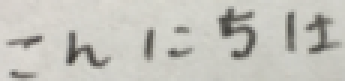
#> input picture hi.png, 115 x 27 px (shown 3 times larger)
$ jupyter execute --allow-errors h4.ipynb   (older library calls are emulated)
#> lines starting #> are read from the running program, lines starting #| are printed output that depends on the picture; after the words box and inside, x2 and y2 are one past the last pixel; in counts of white or black regions, pixels touching at a corner belong together
# H4: Hiragana Text Recognition
Please consult the README.md for usage

# DOWNLOAD THE KMNIST DATA BEFORE RUNNING THIS NOTEBOOK
https://github.com/rois-codh/kmnist/

# Preprocessing: Hiragana to Unicode Mapping

[cell 1]
# create mappings from num to unicode, and syllable to unicode
map_unicode = {
    0:  u"\u3042", 1:  u"\u3044", 2:  u"\u3046", 3:  u"\u3048", 4:  u"\u304A",
    5:  u"\u304B", 6:  u"\u304D", 7:  u"\u304F", 8:  u"\u3051", 9:  u"\u3053",
    10: u"\u3055", 11: u"\u3057", 12: u"\u3059", 13: u"\u305B", 14: u"\u305D",
    15: u"\u305F", 16: u"\u3061", 17: u"\u3064", 18: u"\u3066", 19: u"\u3068",
    20: u"\u306A", 21: u"\u306B", 22: u"\u306C", 23: u"\u306D", 24: u"\u306E",
    25: u"\u306F", 26: u"\u3072", 27: u"\u3075", 28: u"\u3078", 29: u"\u307B",
    30: u"\u307E", 31: u"\u307F", 32: u"\u3080", 33: u"\u3081", 34: u"\u3082",
    35: u"\u3084", 36: u"\u3086", 37: u"\u3088", 38: u"\u3089", 39: u"\u308A",
    40: u"\u308B", 41: u"\u308C", 42: u"\u308D", 43: u"\u308F", 44: u"\u3090",
    45: u"\u3091", 46: u"\u3092", 47: u"\u3093", 48: u"\u309D"}

# print([map_unicode[i] for i in range(49)])

# list of all the basic sounds
chars = ["a", "i", "u", "e", "o",
         "ka", "ki", "ku", "ke", "ko",
         "sa", "shi", "su", "se", "so",
         "ta", "chi", "tsu", "te", "to",
         "na", "ni", "nu", "ne", "no",
         "ha", "hi", "fu", "he", "ho",
         "ma", "mi", "mu", "me", "mo",
         "ya", "yu", "yo",
         "ra", "ri", "ru", "re", "ro",
         "wa", "wi", "wu", "wo",
         "n"]

# a very long string of all the accents, split on space (\u3000)
st = "\u3060\u3000\u3062\u3000\u3065\u3000\u3067\u3000\u3069\u3000\u3070\u3000\u3073\u3000\u3076\u3000\u3079\u3000\u307c\u3000\u3071\u3000\u3074\u3000\u3077\u3000\u307a\u3000\u307d\u3000\u3056\u3000\u3058\u3000\u305a\u3000\u305c\u3000\u305e\u3000\u304c\u3000\u304e\u3000\u3050\u3000\u3052\u3000\u3054"
acc_list = st.split("\u3000")

# a list of all of the accent sounds
acc = ["da", "di", "du", "de", "do",
       "pa", "pi", "pu", "pe", "po",
       "ba", "bi", "bu", "be", "bo",
       "za", "ji", "zu", "ze", "zo",
       "ga", "gi", "gu", "ge", "go"]


map_num_char = dict()
map_unicode_char = dict()
map_acc = dict(zip(acc,acc_list))
map_char_num = dict()

# create mappings from phonetic to unicode, as well as from number to sound and vice versa (will help later)
for i in range(len(chars)):
    map_unicode_char[chars[i]] = map_unicode[i]
    map_num_char[i] = chars[i]
    map_char_num[chars[i]] = i


# create a full mapping of all the possible hiragana
map_unicode_char.update(map_acc)

# print(map_unicode_char)

## Preprocessing: Image Segmentation and Contrast Enhancement

[cell 2]
import numpy as np
import cv2
import matplotlib.pyplot as plt
import math
from scipy.stats import mode

# Load the image
img = cv2.imread('hi.png')
#> img is the input picture: shape (27, 115, 3); mean B, G, R 187.7, 194.8, 196
img = np.append(img,[img[0]],axis = 0)
#> img: shape (28, 115, 3)

# convert to grayscale
gray = cv2.cvtColor(img,cv2.COLOR_BGR2GRAY)

# smooth the image to avoid noises
gray = cv2.medianBlur(gray,5)

# Apply adaptive threshold
thresh = cv2.adaptiveThreshold(gray,255,1,1,61,2)
#> thresh: shape (28, 115); 17.9% white; 11 white regions (2 under 20 px), largest, box (x1, y1, x2, y2) and area: (73, 3, 86, 20) 141, (102, 4, 114, 19) 99, (22, 11, 37, 23) 93
thresh_color = cv2.cvtColor(thresh,cv2.COLOR_GRAY2BGR)

# manual cleanup
# [18 lines left out: function cleanup, not called in this run]

# thresh = cleanup(thresh)

# apply erosions and dilations to "blob" the characters
thresh = cv2.dilate(thresh,None, iterations = 4, anchor = (0, 1))
#> thresh: shape (28, 115); 72.2% white; 4 black regions (1 under 20 px), largest, box (x1, y1, x2, y2) and area: (0, 0, 81, 28) 779, (92, 21, 104, 28) 77, (88, 0, 92, 20) 34
thresh = cv2.erode(thresh,None, iterations = 5)
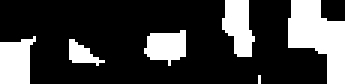
#> thresh: shape (28, 115) (shown 3 times larger); 24.5% white; 6 white regions (1 under 20 px)

# generate images of the transformation results
fig = plt.figure(figsize=(10,10))
fig.add_subplot(5,1,1)
plt.imshow(img, cmap = "gray")
fig.add_subplot(5,1,2)
plt.imshow(thresh)

# Find the contours
im, contours, hierarchy = cv2.findContours(thresh,cv2.RETR_LIST,cv2.CHAIN_APPROX_SIMPLE)
#> contours = 6 contours, 1 with area under 20; largest, box (x1, y1, x2, y2) and area: (96, 0, 115, 28) 280, (0, 12, 12, 28) 122, (74, 0, 85, 19) 119, (48, 10, 62, 22) 98, (23, 13, 35, 22) 38
bounds = []

# For each contour, find the bounding rectangle and draw it
for cnt in contours:
    x,y,w,h = cv2.boundingRect(cnt)

    # not noise
    if w > 3:
        bounds.append((x,x+w))
        cv2.rectangle(img,(x,y),(x+w,y+h),(0,255,0),2)
        cv2.rectangle(thresh_color,(x,y),(x+w,y+h),(0,255,0),2)
#> this loop made 6 passes
#> (x, y, w, h) on passes 2 to 6: (23, 13, 12, 9), (0, 12, 12, 16), (48, 10, 14, 12), (96, 0, 19, 28), (74, 0, 11, 19)
#> (cnt, x, y, w, h) on pass 1: ([[86, 25], [86, 27]], 86, 25, 1, 3)
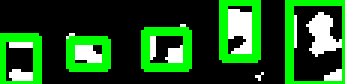
#> thresh_color: shape (28, 115, 3) (shown 3 times larger); mean B, G, R 28.4, 85.2, 28.4
#> after the loop, bounds = [(23, 35), (0, 12), (48, 62), (96, 115), (74, 85)]

# sort the bounds by the lower coordinate
bounds = sorted(bounds)
#> bounds = [(0, 12), (23, 35), (48, 62), (74, 85), (96, 115)]

# display the transformation results
fig.add_subplot(5,1,3)
plt.imshow(img)
#> figure, not shown here; B, G, R data is drawn as R, G, B

# Preprocessing: Using Segmentation to Create Model-Applicable Test Images

[cell 3]
# data cleanup

# get_bounds(b) uses the segmentation bounds b to generate 28 pixel boundaries for image width
def get_bounds(b):
    lo, hi = b[0], b[1]
    if hi > 100:
        width = hi - lo
        pad = (28 - width)
        lo -= pad

    if lo != 0 and hi < 100:
        width = hi - lo
        pad = (28 - width)//2
        lo -= pad
        hi += pad
        if hi - lo == 27:
            hi += 1
    elif lo == 0:
        hi += (28 - hi)

    return lo,hi

# set_pix(im) uses custom thresholding to define the grayscale values in
# range [0.0, 1.0] for the image im
def set_pix(im):
    for i in range(len(im)):
        for j in range(len(im[0])):
            val = 1-im[i][j]/255
            if val <= .3:
                im[i][j] = 0.0
            else:
                im[i][j] = val
    return im

# format_char(lo, hi) takes in the bounds for width and height from the segmentation and returns a
# formatted character that can be directly passed into the trained model
def format_char(lo, hi):
    char = img[:,lo:hi,:]

    if lo == 0:
        char[:,22:,:] = char[:,16:22,:]

    char = cv2.cvtColor(char,cv2.COLOR_BGR2GRAY)
    char = np.array(char, dtype=object)
    char = set_pix(char)

    char = char.reshape(1,28,28,1)
    char = np.array(char, dtype="float32")

    pic = char[0,:,:,0]

    return char, pic

##### get letters from image ##########

## ko
img = cv2.imread('hi.png')
img = np.append(img,[img[0]],axis = 0)
k0, k1 = get_bounds(bounds[0])
#> k0 = 0; k1 = 28
ko, im_ko = format_char(k0,k1)
#> the loop in set_pix, `for i in range(len(im)):` made 28 passes

## n
img = cv2.imread('hi.png')
img = np.append(img,[img[0]],axis = 0)
n0, n1 = get_bounds(bounds[1])
#> n0 = 15; n1 = 43
n, im_n = format_char(n0,n1)
#> the loop in set_pix (call 2), `for i in range(len(im)):` made 28 passes

## ni
ni0, ni1 = get_bounds(bounds[2])
#> ni0 = 41; ni1 = 69
ni, im_ni = format_char(ni0+2, ni1+2)

## chi
chi0, chi1 = get_bounds(bounds[3])
#> chi0 = 66; chi1 = 94
chi, im_chi = format_char(chi0, chi1)
#> call 4 of format_char, with lo = 66, hi = 94
#> in format_char (call 4), `pic = char[0,:,:,0]`:
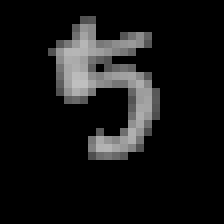
#> pic: shape (28, 28) float32 (shown 8 times larger); min 0, max 0.749, mean 0.084

## wa
wa0, wa1 = get_bounds(bounds[4])
#> wa0 = 87; wa1 = 115
wa, im_wa = format_char(wa0, wa1)

# automate the code to grab 28x28 images from the test image (hi) and condense it (deprecated)
# [12 lines left out: function get_chars, not called in this run]

# konnichiwa, images = get_chars()


def fix(im):
    for i in range(len(im)):
        for j in range(len(im[0])):
            val = im[i][j]
            if val <= .2:
                im[i][j] = 0.0
            else:
                im[i][j] = im[i][j]+.2
    return im


# scale images to stretch over full 28 x 28 pixel grid
# erode if necessary

im_ko = cv2.resize(im_ko, (50, 50))[50-28:,:28]
# im_ko = cv2.erode(im_ko,None, iterations = 1)
ko[0,:,:,0] = im_ko

im_ni = cv2.resize(im_ni, (50, 50))[10:10+28,11:11+28]
im_ni = fix(cv2.erode(im_ni,None, iterations = 1))
#> the loop in fix, `for i in range(len(im)):` made 28 passes
ni[0,:,:,0] = im_ni


im_chi = cv2.resize(im_chi, (28, 58))[10:10+28]
# [5 lines of commented-out code are left out]

im_chi = cv2.erode(im_chi,None, iterations = 1)
im_chi = fix(im_chi)
#> the loop in fix (call 2), `for i in range(len(im)):` made 28 passes
#> after the loop in fix (call 2), `for i in range(len(im)):`:
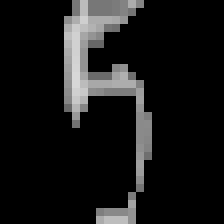
#> im: shape (28, 28) float32 (shown 8 times larger); min 0, max 0.85, mean 0.0915
im_chi = cv2.dilate(im_chi,None, iterations = 1)
im_chi = cv2.erode(im_chi,None, iterations = 1)

chi[0,:,:,0] = im_chi


im_wa = cv2.resize(im_wa, (50, 50))[5:5+28,14:14+28]
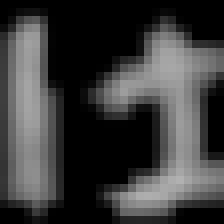
#> im_wa: shape (28, 28) float32 (shown 8 times larger); min 0, max 0.697, mean 0.236
# im_wa = cv2.erode(im_wa,None, iterations = 1)

wa[0,:,:,0] = im_wa

# Neural Network Model: CNN for Hiragana Classification using KMNIST-49

[cell 4]
import keras
from keras.models import Sequential
from keras.layers import Dense, Dropout, Flatten
from keras.layers import Conv2D, MaxPooling2D
from keras import backend as K
import numpy as np

batch_size = 128
num_classes = 49
epochs = 1

# input image dimensions
img_rows, img_cols = 28, 28

def load(f):
    return np.load(f)['arr_0']

# load the data from the K-49 training and test datasets
#> (the rest of this cell did not finish here and is left out)

x_test = load('kmnist/k49-test-imgs.npz')
y_train = load('kmnist/k49-train-labels.npz')
y_test = load('kmnist/k49-test-labels.npz')

if K.image_data_format() == 'channels_first':
    x_train = x_train.reshape(x_train.shape[0], 1, img_rows, img_cols)
    x_test = x_test.reshape(x_test.shape[0], 1, img_rows, img_cols)
    input_shape = (1, img_rows, img_cols)
else:
    x_train = x_train.reshape(x_train.shape[0], img_rows, img_cols, 1)
    x_test = x_test.reshape(x_test.shape[0], img_rows, img_cols, 1)
    input_shape = (img_rows, img_cols, 1)


# scale the data
x_train = x_train.astype('float32')
x_test = x_test.astype('float32')
x_train /= 255
x_test /= 255
print('{} train samples, {} test samples'.format(len(x_train), len(x_test)))

# convert class vectors to binary class matrices
y_train = keras.utils.to_categorical(y_train, num_classes)
y_test = keras.utils.to_categorical(y_test, num_classes)

# model type is sequential
model = Sequential()

# 2D convolutional layer to process 2D input images
# 32 output channels, 3x3 moving window, activation function is a rectified linear unit

# size of input to the layer, determined above
model.add(Conv2D(32, kernel_size=(3, 3),
                 activation='relu',
                 input_shape=input_shape))
# another convolutional layer with 64 ouput channels this time

model.add(Conv2D(64, (3, 3), activation='relu'))

# add 2D max pooling layer with size of pooling in the x and y directions
model.add(MaxPooling2D(pool_size=(2, 2)))
model.add(Dropout(0.25))

# flatten the output to enter our fully connected layers
model.add(Flatten())

#declare our fully connected layers with 128 nodes
model.add(Dense(128, activation='relu'))
model.add(Dropout(0.5))

# soft-max classification/ output layer
model.add(Dense(num_classes, activation='softmax'))


# loss function is the standard cross entropy for categorical class classification
# optimizer is Adadelta optimizer
# accuracy is the metric that will be calculated when we run evaluate on the model
model.compile(loss=keras.losses.categorical_crossentropy,
              optimizer=keras.optimizers.Adadelta(),
              metrics=['accuracy'])

# pass in training data, batch size, number of epochs
# verbose set to 1 so information will be printed in console about training progress
# pass in test set
model.fit(x_train, y_train,
          batch_size=batch_size,
          epochs=epochs,
          verbose=1,
          validation_data=(x_test, y_test))

# Analysis: Visualize Model Predictions using KMNIST Test Data

#> (a cell that did not finish here is left out)

#> (a cell that did not finish here is left out)

[cell 7]
# -*- coding: utf-8 -*-

# view first 24 images and visually compare accuracy
fig = plt.figure(figsize=(15,15))
#> (the rest of this cell did not finish here and is left out)

# Analysis: Visualize Model Predictions using Custom Test Data

[cell 8]
##### Predictions ##########

# predict_char(char, name) takes the pre processed image [char], plus the string pronunciation [name]
# and applies the trained neural network [model] to display the three most likely hiragana classifications
def predict_char(char, name):
    pred = model.predict(char)

    sort = pred.argsort()[0]
    res = sort[-1]
    snd = sort[-2]
    thr = sort[-3]

    m1 = map_unicode[res]
    m2 = map_unicode[snd]
    m3 = map_unicode[thr]

    p = m1

    if map_unicode_char[name] == m2:
        p = m2
    elif map_unicode_char[name] == m3:
        p = m3

    print("top 3 character numbers: ", res, ", ", snd, ", ", thr)
    print("top 3 results for ",name, ": ", m1, ", ", m2, ", ", m3 )
    print("")

    return p

#> (the rest of this cell did not finish here and is left out)

n_pred = predict_char(n, "n")
ni_pred = predict_char(ni, "ni")
chi_pred = predict_char(chi, "chi")
wa_pred = predict_char(wa, "wa")

##### Display ##########

fig = plt.figure(figsize=(10,10))
fig.add_subplot(1,5,1)
plt.imshow(im_ko, cmap = "gray")
plt.title("ko")
fig.add_subplot(1,5,2)
plt.imshow(im_n, cmap = "gray")
plt.title("n")
fig.add_subplot(1,5,3)
plt.imshow(im_ni, cmap = "gray")
plt.title("ni")
fig.add_subplot(1,5,4)
plt.imshow(im_chi, cmap = "gray")
plt.title("chi")
fig.add_subplot(1,5,5)
plt.imshow(im_wa, cmap = "gray")
plt.title("wa");

# Evaluation: Accuracy Score and Balanced Accuracy

[cell 9]
from sklearn.metrics import balanced_accuracy_score

# Keras evaluate model
#> (the rest of this cell did not finish here and is left out)

# Evaluation: Confusion Matrix

[cell 10]
from sklearn.metrics import confusion_matrix
from pandas import DataFrame

# Generate Confusion Matrix
#> (the rest of this cell did not finish here and is left out)

#> (a cell that did not finish here is left out)

# Further Application: Classification of Accented Characters

[cell 12]
# Load the image
img = cv2.imread('thanks.png')
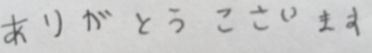
#> input picture thanks.png, 372 x 53 px
#> img is the input picture: shape (53, 372, 3); mean B, G, R 201.4, 201.7, 201.7
img = np.append(img,[img[0]],axis = 0)
#> img: shape (54, 372, 3)
img = img[:,:200]
#> img: shape (54, 200, 3)

# convert to grayscale
gray = cv2.cvtColor(img,cv2.COLOR_BGR2GRAY)
#> gray: shape (54, 200)

# smooth the image to avoid noises
gray = cv2.medianBlur(gray,5)

# Apply adaptive threshold
thresh = cv2.adaptiveThreshold(gray,255,1,1,61,2)
#> thresh: shape (54, 200); 18.2% white; 15 white regions (4 under 20 px), largest, box (x1, y1, x2, y2) and area: (0, 14, 28, 45) 425, (146, 43, 200, 53) 336, (83, 9, 112, 32) 316
thresh_color = cv2.cvtColor(thresh,cv2.COLOR_GRAY2BGR)


# apply erosions and dilations to "blob" the characters
thresh = cv2.dilate(thresh,None, iterations = 4, anchor = (0, 1))
#> thresh: shape (54, 200); 54.8% white; 1 black region, box (x1, y1, x2, y2) and area: (0, 0, 200, 54) 4881
thresh = cv2.erode(thresh,None, iterations = 5)
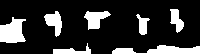
#> thresh: shape (54, 200); 19.1% white; 7 white regions

# generate images of the transformation results
fig = plt.figure(figsize=(10,10))
fig.add_subplot(5,1,1)
plt.imshow(img, cmap = "gray")
fig.add_subplot(5,1,2)
plt.imshow(thresh)

# Find the contours
im, contours, hierarchy = cv2.findContours(thresh,cv2.RETR_LIST,cv2.CHAIN_APPROX_SIMPLE)
#> contours = 7 contours; box (x1, y1, x2, y2) and area: (0, 17, 26, 43) 438, (112, 45, 200, 54) 404, (84, 11, 111, 30) 252, (44, 11, 62, 37) 224, (170, 9, 184, 33) 164, (53, 43, 91, 54) 134, (136, 14, 150, 35) 124
bounds = []

for cnt in contours:
    x,y,w,h = cv2.boundingRect(cnt)
    # not noise
    if w < 35 and w > 3:
        bounds.append((x,x+w))
        cv2.rectangle(img,(x,y),(x+w,y+h),(0,255,0),2)
        cv2.rectangle(thresh_color,(x,y),(x+w,y+h),(0,255,0),2)
#> this loop made 7 passes
#> (x, y, w, h) on passes 1 to 7: (112, 45, 88, 9), (53, 43, 38, 11), (0, 17, 26, 26), (136, 14, 14, 21), (84, 11, 27, 19), (44, 11, 18, 26), (170, 9, 14, 24)
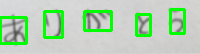
#> img: shape (54, 200, 3); mean B, G, R 179.7, 209.6, 180.3
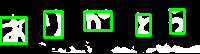
#> thresh_color: shape (54, 200, 3); mean B, G, R 38.1, 67.5, 38.1
#> after the loop, bounds = [(0, 26), (136, 150), (84, 111), (44, 62), (170, 184)]

# sort the bounds by the lower coordinate
bounds = sorted(bounds)
#> bounds = [(0, 26), (44, 62), (84, 111), (136, 150), (170, 184)]

# display the transformation results
fig.add_subplot(5,1,3)
plt.imshow(img)


# accented character. Goal is to
ga0, ga1 = get_bounds(bounds[2])
#> ga0 = 83; ga1 = 111
img = cv2.imread('thanks.png')
img = np.append(img,[img[0]],axis = 0)
img = img[5:28+5,:200]
#> img: shape (28, 200, 3)
ga, im_ga = format_char(ga0, ga1)
#> in format_char (call 6), `char = img[:,lo:hi,:]`:
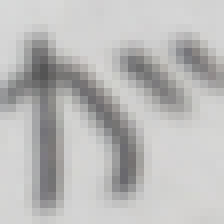
#> char: shape (28, 28, 3) (shown 8 times larger); mean B, G, R 186.6, 187.1, 187.7

fig2 = plt.figure(figsize=(10,10))
fig2.add_subplot(5,1,1)
plt.imshow(im_ga, cmap = "gray")

#> (the rest of this cell did not finish here and is left out)
